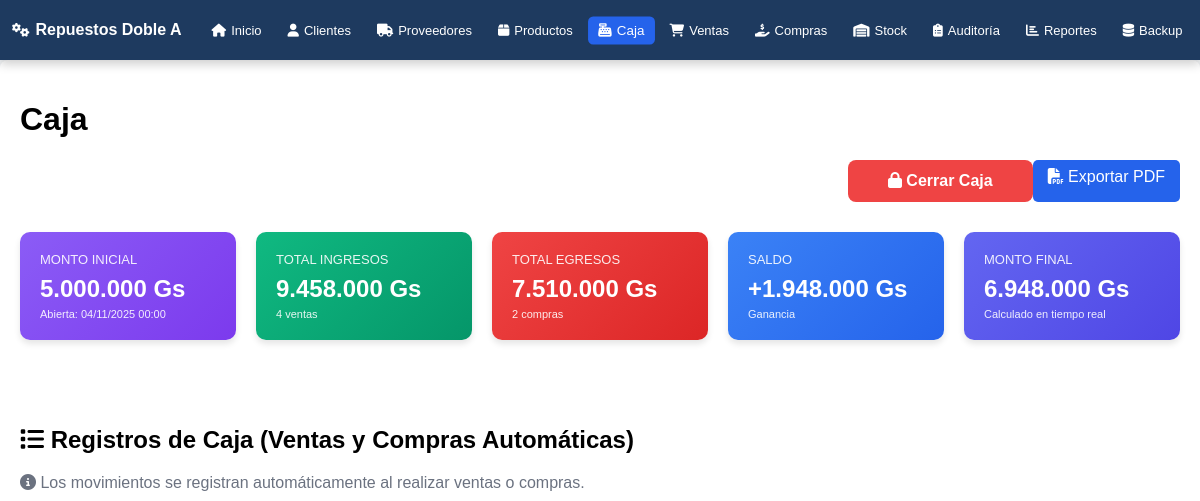
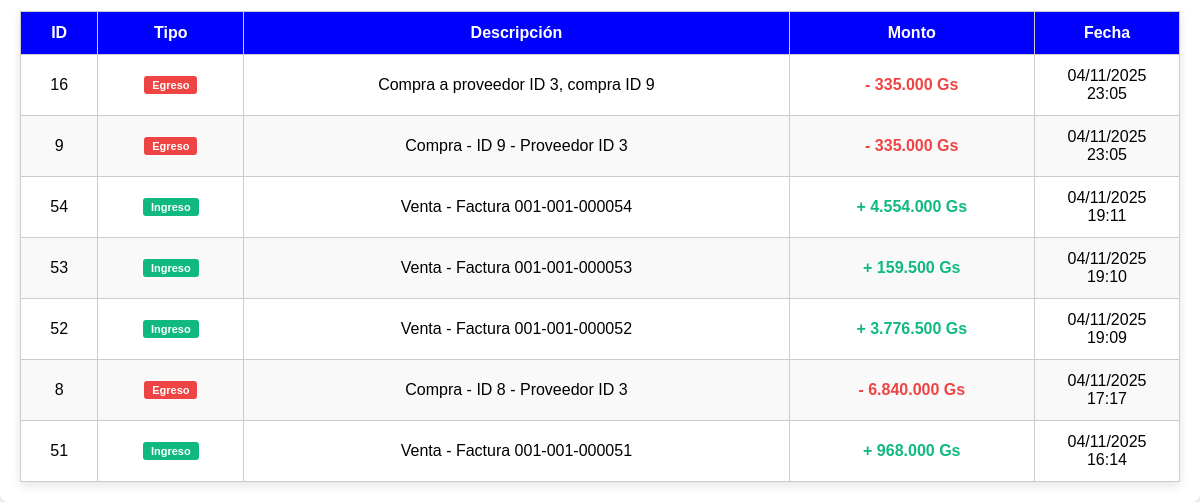
Before: /modulos/caja/caja.php (signed in) with the older database file (2 pictures, top to bottom).
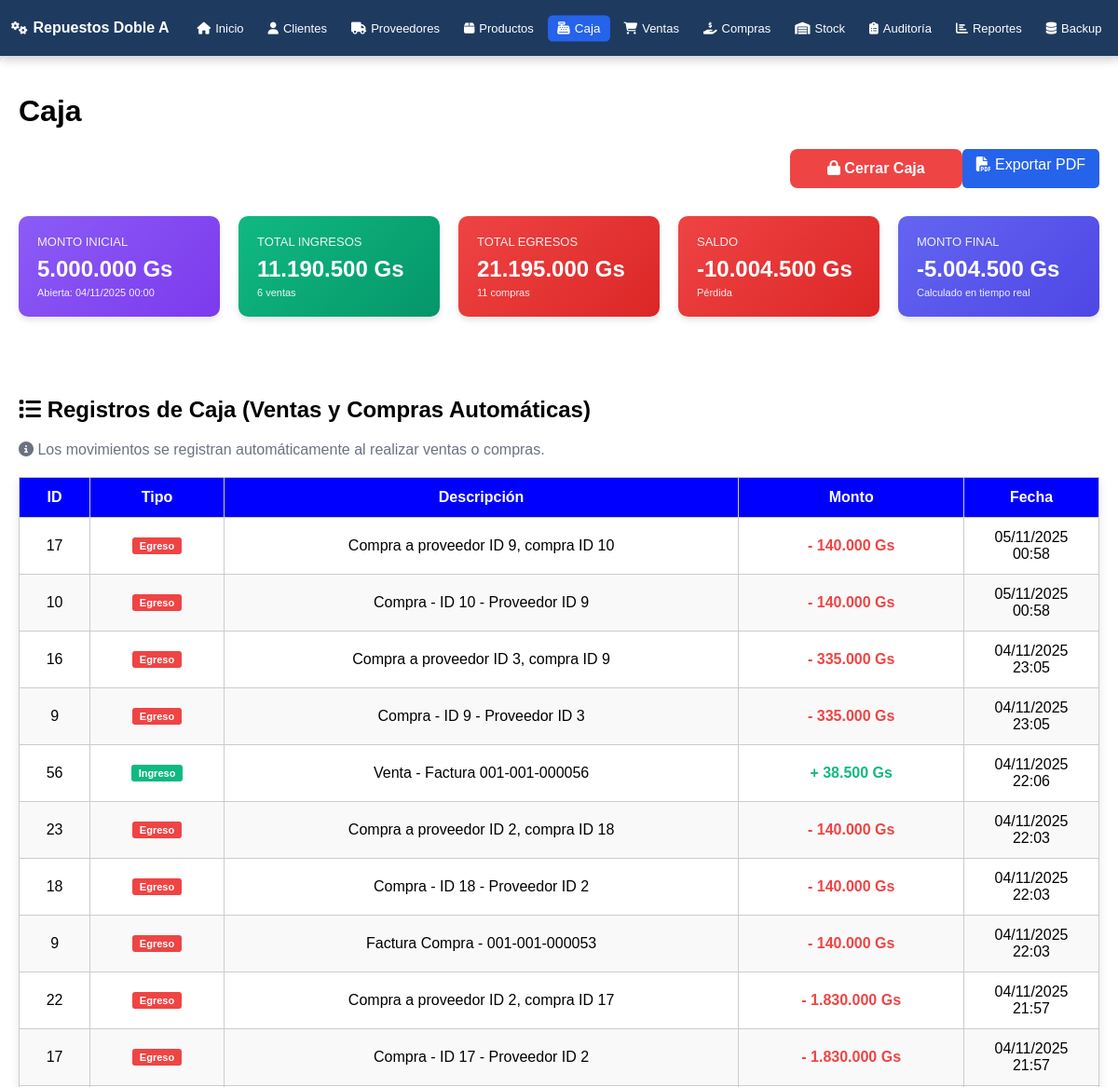
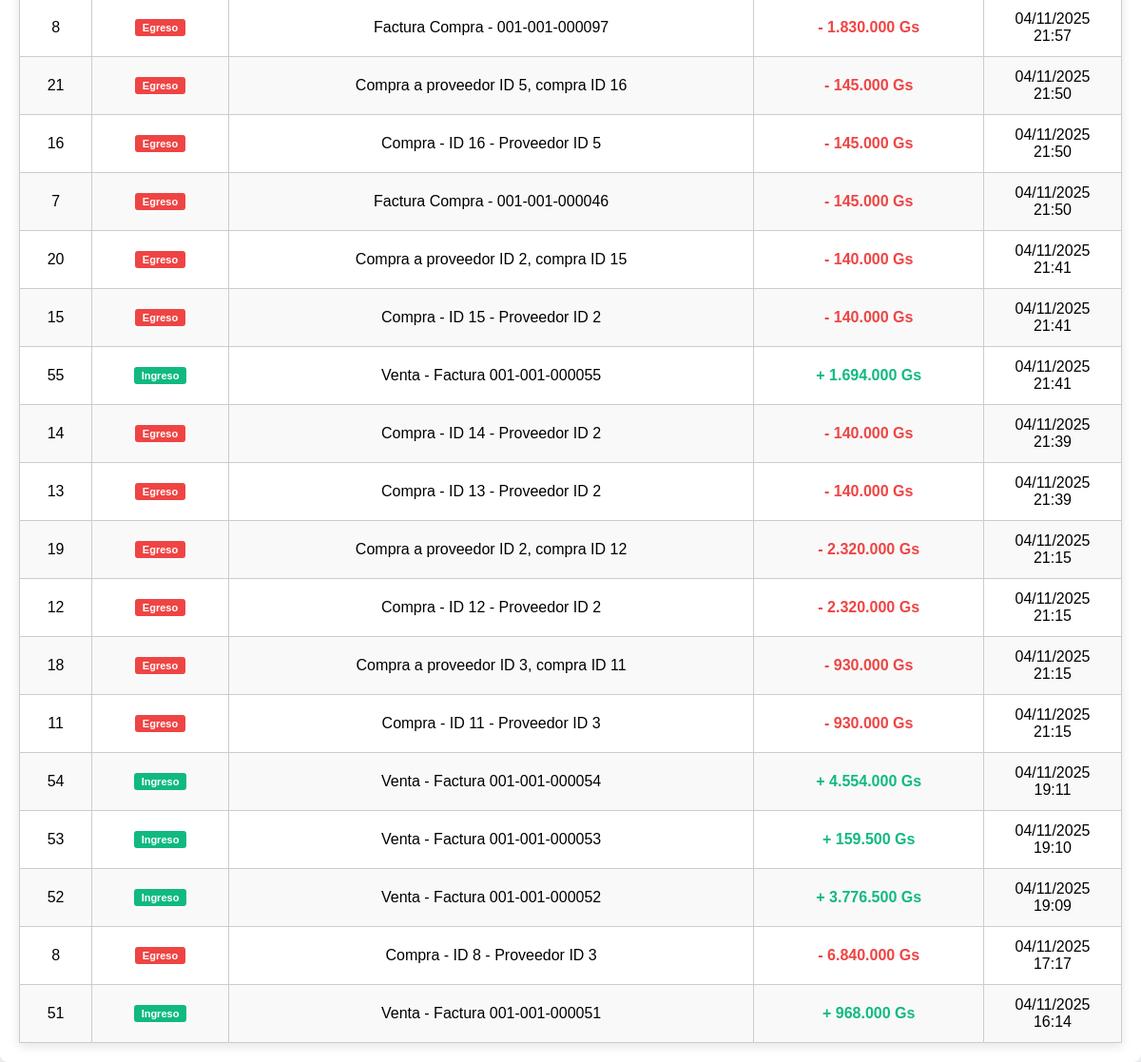
After: the same page with the newer database file (2 pictures, top to bottom).
### tables this page shows
CREATE TABLE `caja` (
  `id` int(11) NOT NULL AUTO_INCREMENT,
  `fecha` date NOT NULL,
  `monto_inicial` decimal(12,2) NOT NULL,
  `monto_final` decimal(12,2) DEFAULT NULL,
  `estado` enum('Abierta','Cerrada') NOT NULL DEFAULT 'Abierta',
  `created_at` datetime NOT NULL,
  PRIMARY KEY (`id`)
);

CREATE TABLE `caja_movimientos` (
  `id` int(11) NOT NULL AUTO_INCREMENT,
  `caja_id` int(11) NOT NULL,
  `fecha` datetime NOT NULL,
  `tipo` enum('Ingreso','Egreso') NOT NULL,
  `concepto` varchar(255) NOT NULL,
  `monto` decimal(12,2) NOT NULL,
  `created_at` timestamp NOT NULL DEFAULT CURRENT_TIMESTAMP,
  PRIMARY KEY (`id`),
  KEY `caja_id` (`caja_id`)
);

CREATE TABLE `compras` (
  `id` int(11) NOT NULL AUTO_INCREMENT,
  `proveedor_id` int(11) NOT NULL,
  `fecha` datetime NOT NULL,
  `total` decimal(12,2) NOT NULL,
  `estado` enum('Pendiente','Completada') NOT NULL DEFAULT 'Pendiente',
  `created_at` timestamp NOT NULL DEFAULT CURRENT_TIMESTAMP ON UPDATE CURRENT_TIMESTAMP,
  PRIMARY KEY (`id`),
  KEY `proveedor_id` (`proveedor_id`)
);

CREATE TABLE `cabecera_factura_ventas` (
  `id` int(11) NOT NULL AUTO_INCREMENT,
  `numero_factura` varchar(20) NOT NULL,
  `condicion_venta` enum('Contado','Crédito') NOT NULL,
  `forma_pago` enum('Efectivo','Tarjeta','Transferencia') NOT NULL,
  `fecha_hora` datetime DEFAULT CURRENT_TIMESTAMP,
  `cliente_id` int(11) NOT NULL,
  `monto_total` decimal(15,2) NOT NULL,
  `timbrado` varchar(20) DEFAULT '',
  `inicio_vigencia` date DEFAULT NULL,
  `fin_vigencia` date DEFAULT NULL,
  `anulada` tinyint(1) DEFAULT '0',
  `fecha_anulacion` datetime DEFAULT NULL,
  `usuario_anulacion_id` int(11) DEFAULT NULL,
  `motivo_anulacion` text,
  PRIMARY KEY (`id`),
  UNIQUE KEY `idx_numero_factura_unique` (`numero_factura`),
  UNIQUE KEY `idx_timbrado_unique` (`timbrado`),
  KEY `cliente_id` (`cliente_id`)
);

CREATE TABLE `cabecera_factura_compras` (
  `id` int(11) NOT NULL AUTO_INCREMENT,
  `numero_factura` varchar(50) NOT NULL,
  `proveedor_id` int(11) NOT NULL,
  `fecha_hora` datetime NOT NULL,
  `monto_total` decimal(15,2) NOT NULL,
  `condicion_compra` varchar(20) DEFAULT 'Contado',
  `forma_pago` varchar(20) DEFAULT 'Efectivo',
  `timbrado` varchar(50) DEFAULT NULL,
  `numero_factura_proveedor` varchar(100) DEFAULT NULL,
  `created_at` timestamp NOT NULL DEFAULT CURRENT_TIMESTAMP,
  `inicio_vigencia` date DEFAULT NULL,
  `fin_vigencia` date DEFAULT NULL,
  PRIMARY KEY (`id`),
  UNIQUE KEY `numero_factura` (`numero_factura`),
  KEY `idx_fecha` (`fecha_hora`),
  KEY `idx_proveedor` (`proveedor_id`),
  CONSTRAINT `cabecera_factura_compras_ibfk_1` FOREIGN KEY (`proveedor_id`) REFERENCES `proveedores` (`id`) ON DELETE CASCADE
);

### modulos/caja/caja.php (the view, shortened to what the changed rows need)
<?php
$base_path = $_SERVER['DOCUMENT_ROOT'] . '/repuestos/';
include $base_path . 'includes/auth.php';
include $base_path . 'includes/header.php';
$stmtCaja = $pdo->query("SELECT * FROM caja WHERE estado='Abierta' ORDER BY id DESC LIMIT 1");
$caja = $stmtCaja->fetch();
$movimientos_combinados = [];
if($caja){
    $stmtMov = $pdo->prepare("SELECT id, fecha, tipo, concepto as descripcion, monto, 'manual' as origen FROM caja_movimientos WHERE caja_id=? ORDER BY fecha DESC");
    $stmtMov->execute([$caja['id']]);
    $movimientos = $stmtMov->fetchAll();
    $fecha_apertura = $caja['fecha'];
    $stmtVentas = $pdo->prepare("SELECT id, fecha_hora as fecha, 'Ingreso' as tipo, CONCAT('Venta - Factura ', numero_factura) as descripcion, monto_total as monto, 'venta' as origen
                                 FROM cabecera_factura_ventas
                                 WHERE fecha_hora >= ? AND (anulada = 0 OR anulada IS NULL)
                                 ORDER BY fecha_hora DESC");
    $stmtVentas->execute([$fecha_apertura]);
    $ventas = $stmtVentas->fetchAll();
    $stmtCompras = $pdo->prepare("SELECT c.id, c.fecha, 'Egreso' as tipo, CONCAT('Compra - ID ', c.id, ' - Proveedor ID ', c.proveedor_id) as descripcion, c.total as monto, 'compra' as origen
                                  FROM compras c
                                  WHERE c.fecha >= ?
                                  ORDER BY c.fecha DESC");
    $stmtCompras->execute([$fecha_apertura]);
    $compras = $stmtCompras->fetchAll();
    $facturas_compras = [];
    try {
        $stmtFacturasCompras = $pdo->prepare("SELECT fc.id, fc.fecha_hora as fecha, 'Egreso' as tipo, CONCAT('Factura Compra - ', fc.numero_factura) as descripcion, fc.monto_total as monto, 'factura_compra' as origen
                                              FROM cabecera_factura_compras fc
                                              WHERE fc.fecha_hora >= ?
                                              ORDER BY fc.fecha_hora DESC");
        $stmtFacturasCompras->execute([$fecha_apertura]);
        $facturas_compras = $stmtFacturasCompras->fetchAll();
    } catch (Exception $e) {
    }
    $movimientos_combinados = array_merge($movimientos, $ventas, $compras, $facturas_compras);
    usort($movimientos_combinados, function($a, $b) {
        return strtotime($b['fecha']) - strtotime($a['fecha']);
    });
}
?>
<div class="container tabla-responsive">
    <h1>Caja</h1>
    <?php if(!$caja): ?>
        <div class="form-actions-right">
            <a href="abrir_caja.php" class="btn-submit"><i class="fas fa-lock-open"></i> Abrir Caja</a>
        </div>
    <?php else:
        $total_ingresos = 0;
        $total_egresos = 0;
        $cantidad_ventas = 0;
        $cantidad_compras = 0;
        foreach($movimientos_combinados as $m){
            if($m['tipo'] == 'Ingreso') {
                $total_ingresos += (float)$m['monto'];
                if($m['origen'] == 'venta') {
                    $cantidad_ventas++;
                }
            } else {
                $total_egresos += (float)$m['monto'];
                if($m['origen'] == 'compra') {
                    $cantidad_compras++;
                }
            }
        }
        $monto_final_calculado = (float)$caja['monto_inicial'] + $total_ingresos - $total_egresos;
        $saldo = $monto_final_calculado - (float)$caja['monto_inicial'];
    ?>
        <div class="form-actions-right">
            <a href="cerrar_caja.php?id=<?= $caja['id'] ?>" class="btn-cancelar" onclick="return confirm('¿Cerrar caja?')"><i class="fas fa-lock"></i> Cerrar Caja</a>
            <a href="exportar_pdf_caja.php?id=<?= $caja['id'] ?>" class="btn-export" target="_blank"><i class="fas fa-file-pdf"></i> Exportar PDF</a>
        </div>
        <div style="display: grid; grid-template-columns: repeat(auto-fit, minmax(200px, 1fr)); gap: 20px; margin: 30px 0;">
            <div style="background: linear-gradient(135deg, #8b5cf6 0%, #7c3aed 100%); color: white; padding: 20px; border-radius: 10px; box-shadow: 0 4px 6px rgba(0,0,0,0.1);">
                <div style="font-size: 13px; opacity: 0.9; margin-bottom: 8px;">MONTO INICIAL</div>
                <div style="font-size: 24px; font-weight: bold;">
                    <?= number_format($caja['monto_inicial'], 0, ',', '.') ?> Gs
                </div>
                <div style="font-size: 11px; opacity: 0.9; margin-top: 5px;">
                    Abierta: <?= date('d/m/Y H:i', strtotime($caja['fecha'])) ?>
                </div>
            </div>
            <div style="background: linear-gradient(135deg, #10b981 0%, #059669 100%); color: white; padding: 20px; border-radius: 10px; box-shadow: 0 4px 6px rgba(0,0,0,0.1);">
                <div style="font-size: 13px; opacity: 0.9; margin-bottom: 8px;">TOTAL INGRESOS</div>
                <div style="font-size: 24px; font-weight: bold;">
                    <?= number_format($total_ingresos, 0, ',', '.') ?> Gs
                </div>
                <div style="font-size: 11px; opacity: 0.9; margin-top: 5px;">
                    <?= $cantidad_ventas ?> ventas
                </div>
            </div>
            <div style="background: linear-gradient(135deg, #ef4444 0%, #dc2626 100%); color: white; padding: 20px; border-radius: 10px; box-shadow: 0 4px 6px rgba(0,0,0,0.1);">
                <div style="font-size: 13px; opacity: 0.9; margin-bottom: 8px;">TOTAL EGRESOS</div>
                <div style="font-size: 24px; font-weight: bold;">
                    <?= number_format($total_egresos, 0, ',', '.') ?> Gs
                </div>
                <div style="font-size: 11px; opacity: 0.9; margin-top: 5px;">
                    <?= $cantidad_compras ?> compras
                </div>
            </div>
            <div style="background: linear-gradient(135deg, <?= $saldo >= 0 ? '#3b82f6' : '#ef4444' ?> 0%, <?= $saldo >= 0 ? '#2563eb' : '#dc2626' ?> 100%); color: white; padding: 20px; border-radius: 10px; box-shadow: 0 4px 6px rgba(0,0,0,0.1);">
                <div style="font-size: 13px; opacity: 0.9; margin-bottom: 8px;">SALDO</div>
                <div style="font-size: 24px; font-weight: bold;">
                    <?= ($saldo >= 0 ? '+' : '') ?><?= number_format($saldo, 0, ',', '.') ?> Gs
                </div>
                <div style="font-size: 11px; opacity: 0.9; margin-top: 5px;">
                    <?= $saldo >= 0 ? 'Ganancia' : 'Pérdida' ?>
                </div>
            </div>
            <div style="background: linear-gradient(135deg, #6366f1 0%, #4f46e5 100%); color: white; padding: 20px; border-radius: 10px; box-shadow: 0 4px 6px rgba(0,0,0,0.1);">
                <div style="font-size: 13px; opacity: 0.9; margin-bottom: 8px;">MONTO FINAL</div>
                <div style="font-size: 24px; font-weight: bold;">
                    <?= number_format($monto_final_calculado, 0, ',', '.') ?> Gs
                </div>
                <div style="font-size: 11px; opacity: 0.9; margin-top: 5px;">
                    Calculado en tiempo real
                </div>
            </div>
        </div>
        <br><br>
        <h2><i class="fas fa-list"></i> Registros de Caja (Ventas y Compras Automáticas)</h2>
        <p style="color: #6b7280; margin-bottom: 20px;">
            <i class="fas fa-info-circle"></i> Los movimientos se registran automáticamente al realizar ventas o compras.
        </p>
        <table class="crud-table">
            <thead>
                <tr>
                    <th>ID</th>
                    <th>Tipo</th>
                    <th>Descripción</th>
                    <th>Monto</th>
                    <th>Fecha</th>
                </tr>
            </thead>
            <tbody>
            <?php if(!empty($movimientos_combinados)): ?>
                <?php foreach($movimientos_combinados as $fila): ?>
                    <tr>
                        <td><?= htmlspecialchars($fila['id']) ?></td>
                        <td>
                            <span style="padding: 3px 8px; border-radius: 3px; font-size: 11px; font-weight: bold;
                                <?php if($fila['tipo'] == 'Ingreso'): ?>
                                    background: #10b981; color: white;
                                <?php else: ?>
                                    background: #ef4444; color: white;
                                <?php endif; ?>">
                                <?= htmlspecialchars($fila['tipo']) ?>
                            </span>
                        </td>
                        <td><?= htmlspecialchars($fila['descripcion']) ?></td>
                        <td style="font-weight: bold; <?= $fila['tipo'] == 'Ingreso' ? 'color: #10b981;' : 'color: #ef4444;' ?>">
                            <?= ($fila['tipo'] == 'Ingreso' ? '+' : '-') ?> <?= number_format($fila['monto'],0,',','.') ?> Gs
                        </td>
                        <td><?= date('d/m/Y H:i', strtotime($fila['fecha'])) ?></td>
                    </tr>
                <?php endforeach; ?>
            <?php else: ?>
                <tr><td colspan="5">No hay registros en esta caja.</td></tr>
            <?php endif; ?>
            </tbody>
        </table>
    <?php endif; ?>
</div>
<?php include $base_path . 'includes/footer.php'; ?>

Changed rows visible on the page:
computed for caja: monto_inicial "1.948.000" → "-10.004.500"; monto_inicial "6.948.000" → "-5.004.500"
added caja_movimientos: id "17", tipo "Egreso", concepto "Compra a proveedor ID 9, compra ID 10", monto "140.000", fecha "05/11/2025 00:58"
added compras: id "10", tipo "Egreso", descripcion "Compra - ID 10 - Proveedor ID 9", total "140.000", fecha "05/11/2025 00:58"
added cabecera_factura_ventas: id "56", tipo "Ingreso", descripcion "Venta - Factura 001-001-000056", monto_total "38.500", fecha_hora "04/11/2025 22:06"
added caja_movimientos: id "23", tipo "Egreso", concepto "Compra a proveedor ID 2, compra ID 18", monto "140.000", fecha "04/11/2025 22:03"
added compras: id "18", tipo "Egreso", descripcion "Compra - ID 18 - Proveedor ID 2", total "140.000", fecha "04/11/2025 22:03"
added cabecera_factura_compras: id "9", tipo "Egreso", descripcion "Factura Compra - 001-001-000053", monto_total "140.000", fecha_hora "04/11/2025 22:03"
added caja_movimientos: id "22", tipo "Egreso", concepto "Compra a proveedor ID 2, compra ID 17", monto "1.830.000", fecha "04/11/2025 21:57"
added compras: id "17", tipo "Egreso", descripcion "Compra - ID 17 - Proveedor ID 2", total "1.830.000", fecha "04/11/2025 21:57"
added cabecera_factura_compras: id "8", tipo "Egreso", descripcion "Factura Compra - 001-001-000097", monto_total "1.830.000", fecha_hora "04/11/2025 21:57"
added caja_movimientos: id "21", tipo "Egreso", concepto "Compra a proveedor ID 5, compra ID 16", monto "145.000", fecha "04/11/2025 21:50"
added compras: id "16", tipo "Egreso", descripcion "Compra - ID 16 - Proveedor ID 5", total "145.000", fecha "04/11/2025 21:50"
added cabecera_factura_compras: id "7", tipo "Egreso", descripcion "Factura Compra - 001-001-000046", monto_total "145.000", fecha_hora "04/11/2025 21:50"
added caja_movimientos: id "20", tipo "Egreso", concepto "Compra a proveedor ID 2, compra ID 15", monto "140.000", fecha "04/11/2025 21:41"
added compras: id "15", tipo "Egreso", descripcion "Compra - ID 15 - Proveedor ID 2", total "140.000", fecha "04/11/2025 21:41"
added cabecera_factura_ventas: id "55", tipo "Ingreso", descripcion "Venta - Factura 001-001-000055", monto_total "1.694.000", fecha_hora "04/11/2025 21:41"
added compras: id "14", tipo "Egreso", descripcion "Compra - ID 14 - Proveedor ID 2", total "140.000", fecha "04/11/2025 21:39"
added compras: id "13", tipo "Egreso", descripcion "Compra - ID 13 - Proveedor ID 2", total "140.000", fecha "04/11/2025 21:39"
added caja_movimientos: id "19", tipo "Egreso", concepto "Compra a proveedor ID 2, compra ID 12", monto "2.320.000", fecha "04/11/2025 21:15"
added compras: id "12", tipo "Egreso", descripcion "Compra - ID 12 - Proveedor ID 2", total "2.320.000", fecha "04/11/2025 21:15"
added caja_movimientos: id "18", tipo "Egreso", concepto "Compra a proveedor ID 3, compra ID 11", monto "930.000", fecha "04/11/2025 21:15"
added compras: id "11", tipo "Egreso", descripcion "Compra - ID 11 - Proveedor ID 3", total "930.000", fecha "04/11/2025 21:15"
Other visible differences:
$total_ingresos: "9.458.000" → "11.190.500"
$cantidad_ventas: "4" → "6"
$total_egresos: "7.510.000" → "21.195.000"
$cantidad_compras: "2" → "11"
text no longer shown: "+ Ganancia"
text now shown: "Pérdida"
